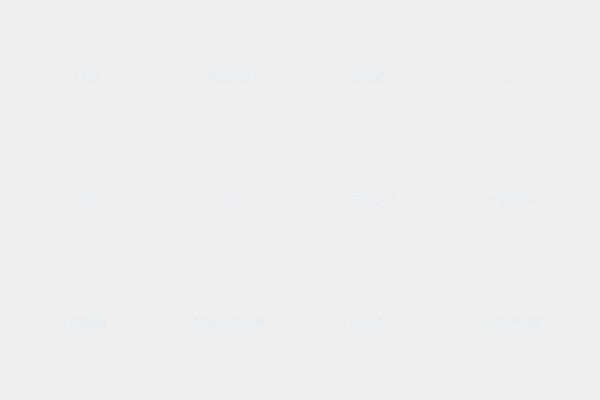
<?xml version="1.0" encoding="UTF-8"?>
<ui version="4.0">
 <class>CMeasDesktop</class>
 <widget class="QWidget" name="CMeasDesktop">
  <property name="geometry">
   <rect>
    <x>0</x>
    <y>0</y>
    <width>600</width>
    <height>400</height>
   </rect>
  </property>
  <property name="minimumSize">
   <size>
    <width>600</width>
    <height>400</height>
   </size>
  </property>
  <property name="maximumSize">
   <size>
    <width>600</width>
    <height>400</height>
   </size>
  </property>
  <property name="windowTitle">
   <string>测量模式</string>
  </property>
  <property name="styleSheet">
   <string notr="true">QWidget#frm{
background-image:url(:/images/desktop/measdesktop.jpg);
}
QToolButton{
font: 12pt &quot;微软雅黑&quot;;
color:#E7ECF0;
background-color:rgba(0,0,0,0);
border-style:none;
}</string>
  </property>
  <layout class="QVBoxLayout" name="verticalLayout">
   <item>
    <widget class="QWidget" name="frm" native="true">
     <layout class="QGridLayout" name="gridLayout">
      <item row="1" column="0">
       <widget class="QToolButton" name="TDOA">
        <property name="sizePolicy">
         <sizepolicy hsizetype="Expanding" vsizetype="Expanding">
          <horstretch>0</horstretch>
          <verstretch>0</verstretch>
         </sizepolicy>
        </property>
        <property name="text">
         <string>TDOA</string>
        </property>
        <property name="icon">
         <iconset resource="res.qrc">
          <normaloff>:/images/desktop/mode/TDOA.png</normaloff>:/images/desktop/mode/TDOA.png</iconset>
        </property>
        <property name="iconSize">
         <size>
          <width>100</width>
          <height>100</height>
         </size>
        </property>
        <property name="toolButtonStyle">
         <enum>Qt::ToolButtonTextUnderIcon</enum>
        </property>
       </widget>
      </item>
      <item row="0" column="0">
       <widget class="QToolButton" name="FFM">
        <property name="sizePolicy">
         <sizepolicy hsizetype="Expanding" vsizetype="Expanding">
          <horstretch>0</horstretch>
          <verstretch>0</verstretch>
         </sizepolicy>
        </property>
        <property name="styleSheet">
         <string notr="true">font: 12pt &quot;微软雅黑&quot;;</string>
        </property>
        <property name="text">
         <string>FFM</string>
        </property>
        <property name="icon">
         <iconset resource="res.qrc">
          <normaloff>:/images/desktop/mode/FFM.png</normaloff>:/images/desktop/mode/FFM.png</iconset>
        </property>
        <property name="iconSize">
         <size>
          <width>100</width>
          <height>100</height>
         </size>
        </property>
        <property name="autoRepeatDelay">
         <number>300</number>
        </property>
        <property name="autoRepeatInterval">
         <number>100</number>
        </property>
        <property name="toolButtonStyle">
         <enum>Qt::ToolButtonTextUnderIcon</enum>
        </property>
       </widget>
      </item>
      <item row="0" column="1">
       <widget class="QToolButton" name="PSCAN">
        <property name="sizePolicy">
         <sizepolicy hsizetype="Expanding" vsizetype="Expanding">
          <horstretch>0</horstretch>
          <verstretch>0</verstretch>
         </sizepolicy>
        </property>
        <property name="text">
         <string>PSCAN</string>
        </property>
        <property name="icon">
         <iconset resource="res.qrc">
          <normaloff>:/images/desktop/mode/PSCAN.png</normaloff>:/images/desktop/mode/PSCAN.png</iconset>
        </property>
        <property name="iconSize">
         <size>
          <width>100</width>
          <height>100</height>
         </size>
        </property>
        <property name="toolButtonStyle">
         <enum>Qt::ToolButtonTextUnderIcon</enum>
        </property>
       </widget>
      </item>
      <item row="1" column="3">
       <widget class="QToolButton" name="FSCAN">
        <property name="sizePolicy">
         <sizepolicy hsizetype="Expanding" vsizetype="Expanding">
          <horstretch>0</horstretch>
          <verstretch>0</verstretch>
         </sizepolicy>
        </property>
        <property name="text">
         <string>FSCAN</string>
        </property>
        <property name="icon">
         <iconset resource="res.qrc">
          <normaloff>:/images/desktop/mode/FSCAN.png</normaloff>:/images/desktop/mode/FSCAN.png</iconset>
        </property>
        <property name="iconSize">
         <size>
          <width>100</width>
          <height>100</height>
         </size>
        </property>
        <property name="toolButtonStyle">
         <enum>Qt::ToolButtonTextUnderIcon</enum>
        </property>
       </widget>
      </item>
      <item row="1" column="1">
       <widget class="QToolButton" name="DDC">
        <property name="sizePolicy">
         <sizepolicy hsizetype="Expanding" vsizetype="Expanding">
          <horstretch>0</horstretch>
          <verstretch>0</verstretch>
         </sizepolicy>
        </property>
        <property name="text">
         <string>DDC</string>
        </property>
        <property name="icon">
         <iconset resource="res.qrc">
          <normaloff>:/images/desktop/mode/DDC.png</normaloff>:/images/desktop/mode/DDC.png</iconset>
        </property>
        <property name="iconSize">
         <size>
          <width>100</width>
          <height>100</height>
         </size>
        </property>
        <property name="toolButtonStyle">
         <enum>Qt::ToolButtonTextUnderIcon</enum>
        </property>
       </widget>
      </item>
      <item row="0" column="2">
       <widget class="QToolButton" name="DFIND">
        <property name="sizePolicy">
         <sizepolicy hsizetype="Expanding" vsizetype="Expanding">
          <horstretch>0</horstretch>
          <verstretch>0</verstretch>
         </sizepolicy>
        </property>
        <property name="text">
         <string>DFIND</string>
        </property>
        <property name="icon">
         <iconset resource="res.qrc">
          <normaloff>:/images/desktop/mode/DFIND.png</normaloff>:/images/desktop/mode/DFIND.png</iconset>
        </property>
        <property name="iconSize">
         <size>
          <width>100</width>
          <height>100</height>
         </size>
        </property>
        <property name="toolButtonStyle">
         <enum>Qt::ToolButtonTextUnderIcon</enum>
        </property>
       </widget>
      </item>
      <item row="0" column="3">
       <widget class="QToolButton" name="IQ">
        <property name="sizePolicy">
         <sizepolicy hsizetype="Expanding" vsizetype="Expanding">
          <horstretch>0</horstretch>
          <verstretch>0</verstretch>
         </sizepolicy>
        </property>
        <property name="text">
         <string>IQ</string>
        </property>
        <property name="icon">
         <iconset resource="res.qrc">
          <normaloff>:/images/desktop/mode/IQ.png</normaloff>:/images/desktop/mode/IQ.png</iconset>
        </property>
        <property name="iconSize">
         <size>
          <width>100</width>
          <height>100</height>
         </size>
        </property>
        <property name="toolButtonStyle">
         <enum>Qt::ToolButtonTextUnderIcon</enum>
        </property>
       </widget>
      </item>
      <item row="1" column="2">
       <widget class="QToolButton" name="FPSCAN">
        <property name="sizePolicy">
         <sizepolicy hsizetype="Expanding" vsizetype="Expanding">
          <horstretch>0</horstretch>
          <verstretch>0</verstretch>
         </sizepolicy>
        </property>
        <property name="text">
         <string>FPSCAN</string>
        </property>
        <property name="icon">
         <iconset resource="res.qrc">
          <normaloff>:/images/desktop/mode/FPSCAN.png</normaloff>:/images/desktop/mode/FPSCAN.png</iconset>
        </property>
        <property name="iconSize">
         <size>
          <width>100</width>
          <height>100</height>
         </size>
        </property>
        <property name="toolButtonStyle">
         <enum>Qt::ToolButtonTextUnderIcon</enum>
        </property>
       </widget>
      </item>
      <item row="2" column="0">
       <widget class="QToolButton" name="IQ_D">
        <property name="sizePolicy">
         <sizepolicy hsizetype="Expanding" vsizetype="Expanding">
          <horstretch>0</horstretch>
          <verstretch>0</verstretch>
         </sizepolicy>
        </property>
        <property name="text">
         <string>IQ识别</string>
        </property>
        <property name="icon">
         <iconset resource="res.qrc">
          <normaloff>:/images/desktop/mode/IQ识别.png</normaloff>:/images/desktop/mode/IQ识别.png</iconset>
        </property>
        <property name="iconSize">
         <size>
          <width>100</width>
          <height>100</height>
         </size>
        </property>
        <property name="toolButtonStyle">
         <enum>Qt::ToolButtonTextUnderIcon</enum>
        </property>
       </widget>
      </item>
      <item row="2" column="1">
       <widget class="QToolButton" name="MultiChannel">
        <property name="sizePolicy">
         <sizepolicy hsizetype="Expanding" vsizetype="Expanding">
          <horstretch>0</horstretch>
          <verstretch>0</verstretch>
         </sizepolicy>
        </property>
        <property name="text">
         <string>MultiChannel</string>
        </property>
        <property name="icon">
         <iconset resource="res.qrc">
          <normaloff>:/images/desktop/mode/MultiChannel.png</normaloff>:/images/desktop/mode/MultiChannel.png</iconset>
        </property>
        <property name="iconSize">
         <size>
          <width>100</width>
          <height>100</height>
         </size>
        </property>
        <property name="toolButtonStyle">
         <enum>Qt::ToolButtonTextUnderIcon</enum>
        </property>
       </widget>
      </item>
      <item row="2" column="2">
       <widget class="QToolButton" name="MSCAN">
        <property name="sizePolicy">
         <sizepolicy hsizetype="Expanding" vsizetype="Expanding">
          <horstretch>0</horstretch>
          <verstretch>0</verstretch>
         </sizepolicy>
        </property>
        <property name="text">
         <string>MSCAN</string>
        </property>
        <property name="icon">
         <iconset resource="res.qrc">
          <normaloff>:/images/desktop/mode/MSCAN.png</normaloff>:/images/desktop/mode/MSCAN.png</iconset>
        </property>
        <property name="iconSize">
         <size>
          <width>100</width>
          <height>100</height>
         </size>
        </property>
        <property name="toolButtonStyle">
         <enum>Qt::ToolButtonTextUnderIcon</enum>
        </property>
       </widget>
      </item>
      <item row="2" column="3">
       <widget class="QToolButton" name="toolButton_12">
        <property name="sizePolicy">
         <sizepolicy hsizetype="Expanding" vsizetype="Expanding">
          <horstretch>0</horstretch>
          <verstretch>0</verstretch>
         </sizepolicy>
        </property>
        <property name="text">
         <string>PscanMult</string>
        </property>
        <property name="icon">
         <iconset resource="res.qrc">
          <normaloff>:/images/desktop/mode/PscanMult.png</normaloff>:/images/desktop/mode/PscanMult.png</iconset>
        </property>
        <property name="iconSize">
         <size>
          <width>100</width>
          <height>100</height>
         </size>
        </property>
        <property name="toolButtonStyle">
         <enum>Qt::ToolButtonTextUnderIcon</enum>
        </property>
       </widget>
      </item>
     </layout>
    </widget>
   </item>
  </layout>
 </widget>
 <resources>
  <include location="res.qrc"/>
 </resources>
 <connections/>
</ui>
